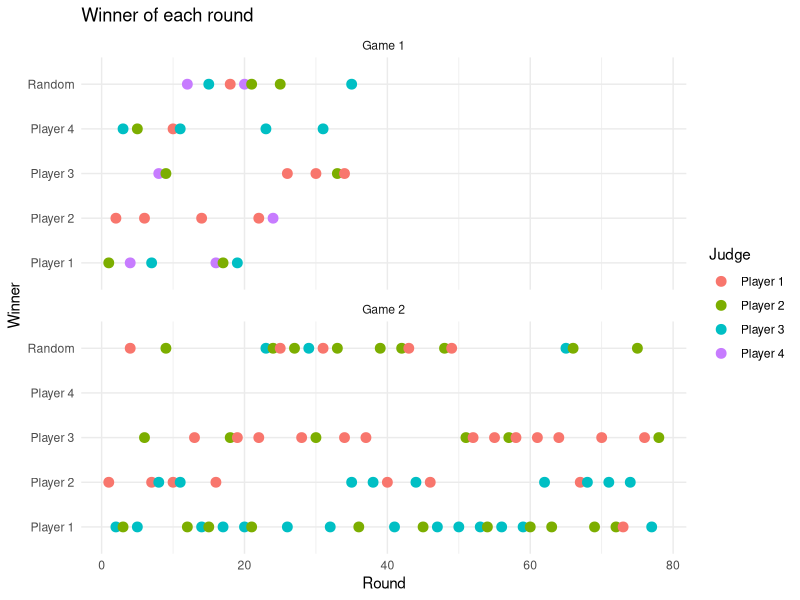
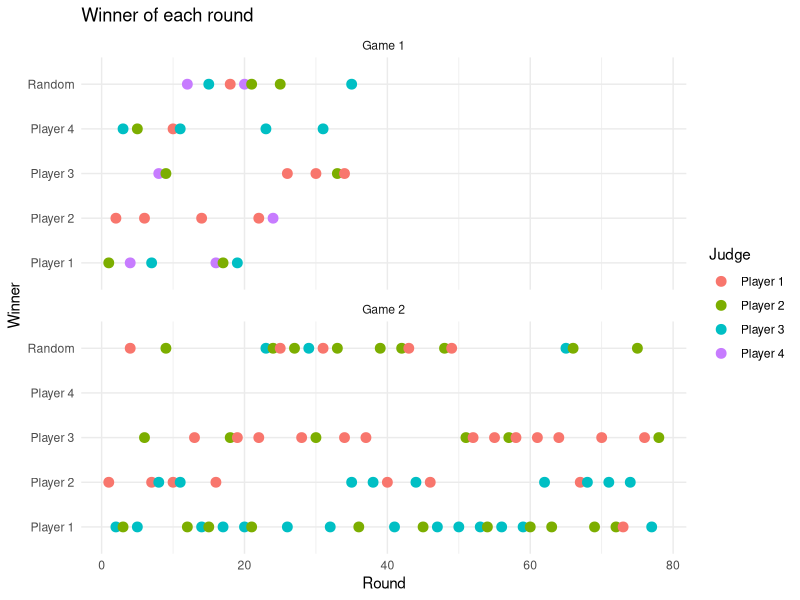

Generate these figures, in order, with R:
## ---- chunk 1
library(tidyverse)
library(ggplot2)

game1 <- read_csv2("Cards_Against_Humanity_1_anonymised.csv") %>% mutate(Game = "Game 1")
game2 <- read_csv2("Cards_Against_Humanity_2_anonymised.csv") %>% mutate(Game = "Game 2")

games <- rbind(game1, game2)
## ---- chunk 2
#Number of wins per player
game1 %>% group_by(Winner) %>% summarise(wins = n()) %>% arrange(desc(wins))

#Number of wins given to another person
game1 %>% group_by(Judge, Winner) %>% summarise(points = n()) ##these are guesses as we are not fully sure about the placement of the wins
## ---- chunk 3
games %>% 
  select(-Notes) %>% 
  drop_na() %>% 
  ggplot(aes(x = Round, y = Winner, col = Judge)) +
  geom_point(cex = 3) +
  facet_wrap(~ Game, nrow = 2) +
  theme_minimal() +
  labs(title = "Winner of each round")
## ---- chunk 4
ggsave("winners.png")
